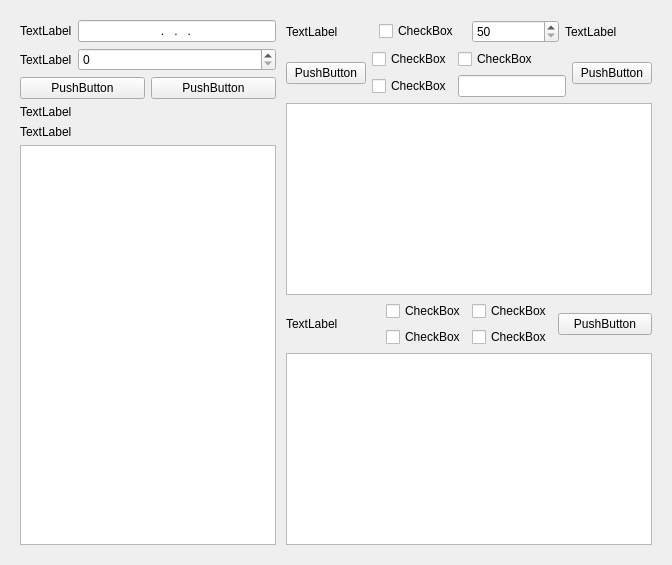
       <widget class="QWidget" name="page_2">
        <property name="sizePolicy">
         <sizepolicy hsizetype="Minimum" vsizetype="Preferred">
          <horstretch>0</horstretch>
          <verstretch>0</verstretch>
         </sizepolicy>
        </property>
        <layout class="QHBoxLayout" name="horizontalLayout_20">
         <property name="spacing">
          <number>10</number>
         </property>
         <item>
          <widget class="QWidget" name="widget" native="true">
           <property name="sizePolicy">
            <sizepolicy hsizetype="Minimum" vsizetype="Preferred">
             <horstretch>0</horstretch>
             <verstretch>0</verstretch>
            </sizepolicy>
           </property>
           <layout class="QVBoxLayout" name="verticalLayout_5">
            <property name="rightMargin">
             <number>0</number>
            </property>
            <item>
             <layout class="QFormLayout" name="formLayout_4">
              <item row="0" column="0">
               <widget class="QLabel" name="labTcpDstIp">
                <property name="sizePolicy">
                 <sizepolicy hsizetype="Minimum" vsizetype="Preferred">
                  <horstretch>0</horstretch>
                  <verstretch>0</verstretch>
                 </sizepolicy>
                </property>
                <property name="text">
                 <string>TextLabel</string>
                </property>
               </widget>
              </item>
              <item row="0" column="1">
               <widget class="QLineEdit" name="leTcpDstIp">
                <property name="sizePolicy">
                 <sizepolicy hsizetype="Minimum" vsizetype="Fixed">
                  <horstretch>0</horstretch>
                  <verstretch>0</verstretch>
                 </sizepolicy>
                </property>
                <property name="layoutDirection">
                 <enum>Qt::LeftToRight</enum>
                </property>
                <property name="inputMask">
                 <string>000.000.000.000</string>
                </property>
                <property name="alignment">
                 <set>Qt::AlignCenter</set>
                </property>
               </widget>
              </item>
              <item row="1" column="1">
               <widget class="QSpinBox" name="leTcpDstPort">
                <property name="sizePolicy">
                 <sizepolicy hsizetype="Minimum" vsizetype="Fixed">
                  <horstretch>0</horstretch>
                  <verstretch>0</verstretch>
                 </sizepolicy>
                </property>
                <property name="maximum">
                 <number>65536</number>
                </property>
               </widget>
              </item>
              <item row="1" column="0">
               <widget class="QLabel" name="labTcpDstPort">
                <property name="sizePolicy">
                 <sizepolicy hsizetype="Minimum" vsizetype="Preferred">
                  <horstretch>0</horstretch>
                  <verstretch>0</verstretch>
                 </sizepolicy>
                </property>
                <property name="text">
                 <string>TextLabel</string>
                </property>
               </widget>
              </item>
             </layout>
            </item>
            <item>
             <layout class="QHBoxLayout" name="horizontalLayout_14">
              <item>
               <widget class="QPushButton" name="btnTcpConnect">
                <property name="text">
                 <string>PushButton</string>
                </property>
               </widget>
              </item>
              <item>
               <widget class="QPushButton" name="btnTcpDisconnect">
                <property name="text">
                 <string>PushButton</string>
                </property>
               </widget>
              </item>
             </layout>
            </item>
            <item>
             <widget class="QLabel" name="labTcpTip">
              <property name="sizePolicy">
               <sizepolicy hsizetype="Minimum" vsizetype="Preferred">
                <horstretch>0</horstretch>
                <verstretch>0</verstretch>
               </sizepolicy>
              </property>
              <property name="text">
               <string>TextLabel</string>
              </property>
             </widget>
            </item>
            <item>
             <widget class="QLabel" name="labTcpInfo">
              <property name="sizePolicy">
               <sizepolicy hsizetype="Minimum" vsizetype="Preferred">
                <horstretch>0</horstretch>
                <verstretch>0</verstretch>
               </sizepolicy>
              </property>
              <property name="text">
               <string>TextLabel</string>
              </property>
             </widget>
            </item>
            <item>
             <widget class="QPlainTextEdit" name="tbTcpInfo">
              <property name="sizePolicy">
               <sizepolicy hsizetype="Minimum" vsizetype="Expanding">
                <horstretch>0</horstretch>
                <verstretch>0</verstretch>
               </sizepolicy>
              </property>
             </widget>
            </item>
           </layout>
          </widget>
         </item>
         <item>
          <widget class="QWidget" name="widget_6" native="true">
           <property name="sizePolicy">
            <sizepolicy hsizetype="Minimum" vsizetype="Preferred">
             <horstretch>0</horstretch>
             <verstretch>0</verstretch>
            </sizepolicy>
           </property>
           <layout class="QVBoxLayout" name="verticalLayout_6">
            <property name="leftMargin">
             <number>0</number>
            </property>
            <item>
             <layout class="QHBoxLayout" name="horizontalLayout_17">
              <item>
               <widget class="QLabel" name="labTcpSendSpace">
                <property name="text">
                 <string>TextLabel</string>
                </property>
               </widget>
              </item>
              <item>
               <widget class="QCheckBox" name="cbTcpSendTimely">
                <property name="text">
                 <string>CheckBox</string>
                </property>
               </widget>
              </item>
              <item>
               <widget class="QSpinBox" name="sbTcpTime">
                <property name="prefix">
                 <string/>
                </property>
                <property name="minimum">
                 <number>50</number>
                </property>
                <property name="maximum">
                 <number>65536</number>
                </property>
               </widget>
              </item>
              <item>
               <widget class="QLabel" name="labTcpMs">
                <property name="text">
                 <string>TextLabel</string>
                </property>
               </widget>
              </item>
             </layout>
            </item>
            <item>
             <layout class="QHBoxLayout" name="horizontalLayout_3">
              <item>
               <widget class="QPushButton" name="btnTcpSend">
                <property name="sizePolicy">
                 <sizepolicy hsizetype="Preferred" vsizetype="Fixed">
                  <horstretch>0</horstretch>
                  <verstretch>0</verstretch>
                 </sizepolicy>
                </property>
                <property name="text">
                 <string>PushButton</string>
                </property>
               </widget>
              </item>
              <item>
               <layout class="QGridLayout" name="gridLayout_3">
                <item row="1" column="0">
                 <widget class="QCheckBox" name="cbTcpSendDivSign">
                  <property name="text">
                   <string>CheckBox</string>
                  </property>
                 </widget>
                </item>
                <item row="0" column="0">
                 <widget class="QCheckBox" name="cbTcpSendFrontLen">
                  <property name="text">
                   <string>CheckBox</string>
                  </property>
                 </widget>
                </item>
                <item row="0" column="1">
                 <widget class="QCheckBox" name="cbTcpSendHex">
                  <property name="text">
                   <string>CheckBox</string>
                  </property>
                 </widget>
                </item>
                <item row="1" column="1">
                 <widget class="QLineEdit" name="leTcpSendEndSign">
                  <property name="sizePolicy">
                   <sizepolicy hsizetype="Minimum" vsizetype="Fixed">
                    <horstretch>0</horstretch>
                    <verstretch>0</verstretch>
                   </sizepolicy>
                  </property>
                  <property name="maximumSize">
                   <size>
                    <width>110</width>
                    <height>16777215</height>
                   </size>
                  </property>
                 </widget>
                </item>
               </layout>
              </item>
              <item>
               <widget class="QPushButton" name="btnTcpSendClear">
                <property name="text">
                 <string>PushButton</string>
                </property>
               </widget>
              </item>
             </layout>
            </item>
            <item>
             <widget class="QTextEdit" name="tbTcpSend">
              <property name="sizePolicy">
               <sizepolicy hsizetype="Minimum" vsizetype="Expanding">
                <horstretch>0</horstretch>
                <verstretch>0</verstretch>
               </sizepolicy>
              </property>
             </widget>
            </item>
            <item>
             <layout class="QHBoxLayout" name="horizontalLayout_19">
              <item>
               <widget class="QLabel" name="labTcpAcceptSpace">
                <property name="text">
                 <string>TextLabel</string>
                </property>
               </widget>
              </item>
              <item>
               <layout class="QGridLayout" name="gridLayout_4">
                <item row="0" column="0">
                 <widget class="QCheckBox" name="cbTcpAcceptHex">
                  <property name="text">
                   <string>CheckBox</string>
                  </property>
                 </widget>
                </item>
                <item row="0" column="1">
                 <widget class="QCheckBox" name="cbTcpAcceptTime">
                  <property name="text">
                   <string>CheckBox</string>
                  </property>
                 </widget>
                </item>
                <item row="1" column="0">
                 <widget class="QCheckBox" name="cbTcpAcceptIp">
                  <property name="text">
                   <string>CheckBox</string>
                  </property>
                 </widget>
                </item>
                <item row="1" column="1">
                 <widget class="QCheckBox" name="cbTcpAcceptPort">
                  <property name="text">
                   <string>CheckBox</string>
                  </property>
                 </widget>
                </item>
               </layout>
              </item>
              <item>
               <widget class="QPushButton" name="btnTcpAcceptClear">
                <property name="text">
                 <string>PushButton</string>
                </property>
               </widget>
              </item>
             </layout>
            </item>
            <item>
             <widget class="QPlainTextEdit" name="tbTcpAccept">
              <property name="sizePolicy">
               <sizepolicy hsizetype="Minimum" vsizetype="Expanding">
                <horstretch>0</horstretch>
                <verstretch>0</verstretch>
               </sizepolicy>
              </property>
             </widget>
            </item>
           </layout>
          </widget>
         </item>
        </layout>
       </widget>
